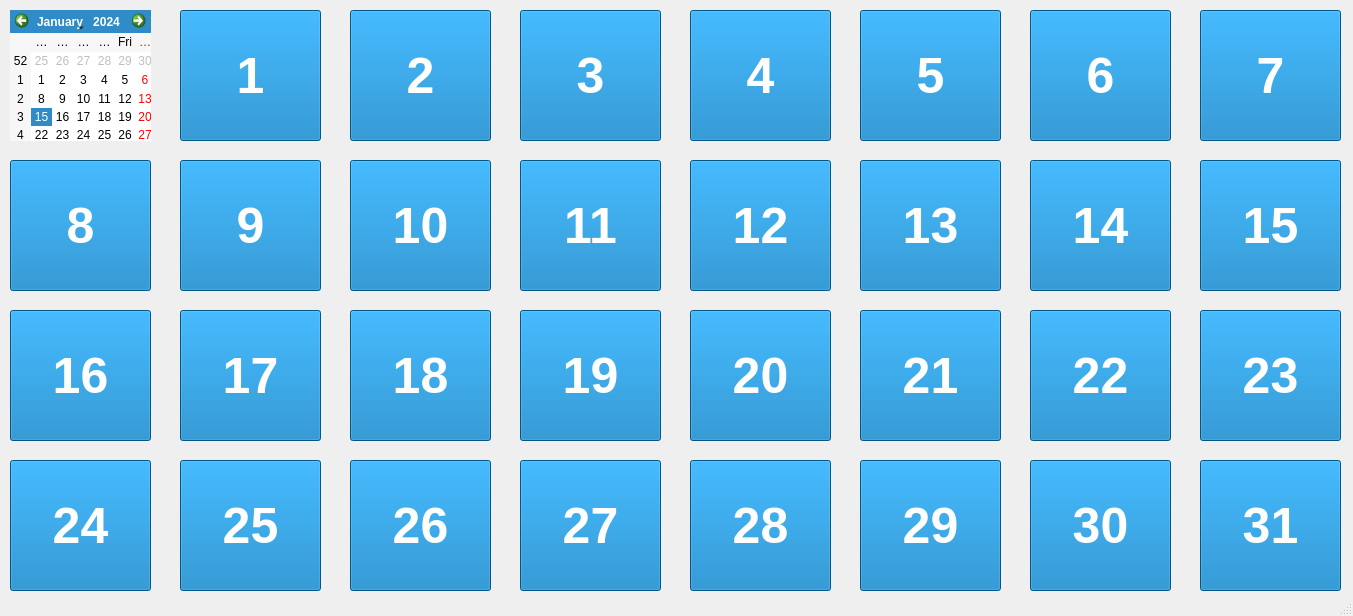
<?xml version="1.0" encoding="UTF-8"?>
<ui version="4.0">
 <class>Reserva</class>
 <widget class="QMainWindow" name="Reserva">
  <property name="geometry">
   <rect>
    <x>0</x>
    <y>0</y>
    <width>1353</width>
    <height>616</height>
   </rect>
  </property>
  <property name="contextMenuPolicy">
   <enum>Qt::NoContextMenu</enum>
  </property>
  <property name="windowTitle">
   <string>Reserva</string>
  </property>
  <property name="styleSheet">
   <string notr="true">#btn1{ background: #0277BD; color: #fff; font-size: 50px;font-weight: bold;  }
#btn2{ background: #0277BD; color: #fff; font-size: 50px;font-weight: bold;  }#btn3{ background: #0277BD; color: #fff; font-size: 50px;font-weight: bold;  }#btn4{ background: #0277BD; color: #fff; font-size: 50px;font-weight: bold;  }#btn5{ background: #0277BD; color: #fff; font-size: 50px;font-weight: bold;  }#btn6{ background: #0277BD; color: #fff; font-size: 50px;font-weight: bold;  }#btn7{ background: #0277BD; color: #fff; font-size: 50px;font-weight: bold;  }#btn8{ background: #0277BD; color: #fff; font-size: 50px;font-weight: bold;  }#btn9{ background: #0277BD; color: #fff; font-size: 50px;font-weight: bold;  }#btn10{ background: #0277BD; color: #fff; font-size: 50px;font-weight: bold;  }#btn11{ background: #0277BD; color: #fff; font-size: 50px;font-weight: bold;  }#btn12{ background: #0277BD; color: #fff; font-size: 50px;font-weight: bold;  }#btn13{ background: #0277BD; color: #fff; font-size: 50px;font-weight: bold;  }#btn14{ background: #0277BD; color: #fff; font-size: 50px;font-weight: bold;  }#btn15{ background: #0277BD; color: #fff; font-size: 50px;font-weight: bold;  }#btn16{ background: #0277BD; color: #fff; font-size: 50px;font-weight: bold;  }#btn17{ background: #0277BD; color: #fff; font-size: 50px;font-weight: bold;  }#btn18{ background: #0277BD; color: #fff; font-size: 50px;font-weight: bold;  }#btn19{ background: #0277BD; color: #fff; font-size: 50px;font-weight: bold;  }#btn20{ background: #0277BD; color: #fff; font-size: 50px;font-weight: bold;  }#btn21{ background: #0277BD; color: #fff; font-size: 50px;font-weight: bold;  }#btn22{ background: #0277BD; color: #fff; font-size: 50px;font-weight: bold;  }#btn23{ background: #0277BD; color: #fff; font-size: 50px;font-weight: bold;  }#btn24{ background: #0277BD; color: #fff; font-size: 50px;font-weight: bold;  }#btn25{ background: #0277BD; color: #fff; font-size: 50px;font-weight: bold;  }#btn26{ background: #0277BD; color: #fff; font-size: 50px;font-weight: bold;  }#btn27{ background: #0277BD; color: #fff; font-size: 50px;font-weight: bold;  }#btn28{ background: #0277BD; color: #fff; font-size: 50px;font-weight: bold;  }#btn29{ background: #0277BD; color: #fff; font-size: 50px;font-weight: bold;  }#btn30{ background: #0277BD; color: #fff; font-size: 50px;font-weight: bold;  }#btn31{ background: #0277BD; color: #fff; font-size: 50px;font-weight: bold;  }</string>
  </property>
  <widget class="QWidget" name="centralwidget">
   <widget class="QPushButton" name="btn1">
    <property name="geometry">
     <rect>
      <x>180</x>
      <y>10</y>
      <width>141</width>
      <height>131</height>
     </rect>
    </property>
    <property name="font">
     <font>
      <pointsize>-1</pointsize>
      <weight>75</weight>
      <bold>true</bold>
     </font>
    </property>
    <property name="text">
     <string>1</string>
    </property>
   </widget>
   <widget class="QCalendarWidget" name="calendarWidget">
    <property name="geometry">
     <rect>
      <x>10</x>
      <y>10</y>
      <width>141</width>
      <height>131</height>
     </rect>
    </property>
   </widget>
   <widget class="QPushButton" name="btn3">
    <property name="geometry">
     <rect>
      <x>520</x>
      <y>10</y>
      <width>141</width>
      <height>131</height>
     </rect>
    </property>
    <property name="font">
     <font>
      <pointsize>-1</pointsize>
      <weight>75</weight>
      <bold>true</bold>
     </font>
    </property>
    <property name="text">
     <string>3</string>
    </property>
   </widget>
   <widget class="QPushButton" name="btn4">
    <property name="geometry">
     <rect>
      <x>690</x>
      <y>10</y>
      <width>141</width>
      <height>131</height>
     </rect>
    </property>
    <property name="font">
     <font>
      <pointsize>-1</pointsize>
      <weight>75</weight>
      <bold>true</bold>
     </font>
    </property>
    <property name="text">
     <string>4</string>
    </property>
   </widget>
   <widget class="QPushButton" name="btn5">
    <property name="geometry">
     <rect>
      <x>860</x>
      <y>10</y>
      <width>141</width>
      <height>131</height>
     </rect>
    </property>
    <property name="font">
     <font>
      <pointsize>-1</pointsize>
      <weight>75</weight>
      <bold>true</bold>
     </font>
    </property>
    <property name="text">
     <string>5</string>
    </property>
   </widget>
   <widget class="QPushButton" name="btn6">
    <property name="geometry">
     <rect>
      <x>1030</x>
      <y>10</y>
      <width>141</width>
      <height>131</height>
     </rect>
    </property>
    <property name="font">
     <font>
      <pointsize>-1</pointsize>
      <weight>75</weight>
      <bold>true</bold>
     </font>
    </property>
    <property name="text">
     <string>6</string>
    </property>
   </widget>
   <widget class="QPushButton" name="btn12">
    <property name="geometry">
     <rect>
      <x>690</x>
      <y>160</y>
      <width>141</width>
      <height>131</height>
     </rect>
    </property>
    <property name="font">
     <font>
      <pointsize>-1</pointsize>
      <weight>75</weight>
      <bold>true</bold>
     </font>
    </property>
    <property name="text">
     <string>12</string>
    </property>
   </widget>
   <widget class="QPushButton" name="btn10">
    <property name="geometry">
     <rect>
      <x>350</x>
      <y>160</y>
      <width>141</width>
      <height>131</height>
     </rect>
    </property>
    <property name="font">
     <font>
      <pointsize>-1</pointsize>
      <weight>75</weight>
      <bold>true</bold>
     </font>
    </property>
    <property name="text">
     <string>10</string>
    </property>
   </widget>
   <widget class="QPushButton" name="btn11">
    <property name="geometry">
     <rect>
      <x>520</x>
      <y>160</y>
      <width>141</width>
      <height>131</height>
     </rect>
    </property>
    <property name="font">
     <font>
      <pointsize>-1</pointsize>
      <weight>75</weight>
      <bold>true</bold>
     </font>
    </property>
    <property name="text">
     <string>11</string>
    </property>
   </widget>
   <widget class="QPushButton" name="btn8">
    <property name="geometry">
     <rect>
      <x>10</x>
      <y>160</y>
      <width>141</width>
      <height>131</height>
     </rect>
    </property>
    <property name="font">
     <font>
      <pointsize>-1</pointsize>
      <weight>75</weight>
      <bold>true</bold>
     </font>
    </property>
    <property name="text">
     <string>8</string>
    </property>
   </widget>
   <widget class="QPushButton" name="btn9">
    <property name="geometry">
     <rect>
      <x>180</x>
      <y>160</y>
      <width>141</width>
      <height>131</height>
     </rect>
    </property>
    <property name="font">
     <font>
      <pointsize>-1</pointsize>
      <weight>75</weight>
      <bold>true</bold>
     </font>
    </property>
    <property name="text">
     <string>9</string>
    </property>
   </widget>
   <widget class="QPushButton" name="btn20">
    <property name="geometry">
     <rect>
      <x>690</x>
      <y>310</y>
      <width>141</width>
      <height>131</height>
     </rect>
    </property>
    <property name="font">
     <font>
      <pointsize>-1</pointsize>
      <weight>75</weight>
      <bold>true</bold>
     </font>
    </property>
    <property name="text">
     <string>20</string>
    </property>
   </widget>
   <widget class="QPushButton" name="btn18">
    <property name="geometry">
     <rect>
      <x>350</x>
      <y>310</y>
      <width>141</width>
      <height>131</height>
     </rect>
    </property>
    <property name="font">
     <font>
      <pointsize>-1</pointsize>
      <weight>75</weight>
      <bold>true</bold>
     </font>
    </property>
    <property name="text">
     <string>18</string>
    </property>
   </widget>
   <widget class="QPushButton" name="btn19">
    <property name="geometry">
     <rect>
      <x>520</x>
      <y>310</y>
      <width>141</width>
      <height>131</height>
     </rect>
    </property>
    <property name="font">
     <font>
      <pointsize>-1</pointsize>
      <weight>75</weight>
      <bold>true</bold>
     </font>
    </property>
    <property name="text">
     <string>19</string>
    </property>
   </widget>
   <widget class="QPushButton" name="btn16">
    <property name="geometry">
     <rect>
      <x>10</x>
      <y>310</y>
      <width>141</width>
      <height>131</height>
     </rect>
    </property>
    <property name="font">
     <font>
      <pointsize>-1</pointsize>
      <weight>75</weight>
      <bold>true</bold>
     </font>
    </property>
    <property name="text">
     <string>16</string>
    </property>
   </widget>
   <widget class="QPushButton" name="btn17">
    <property name="geometry">
     <rect>
      <x>180</x>
      <y>310</y>
      <width>141</width>
      <height>131</height>
     </rect>
    </property>
    <property name="font">
     <font>
      <pointsize>-1</pointsize>
      <weight>75</weight>
      <bold>true</bold>
     </font>
    </property>
    <property name="text">
     <string>17</string>
    </property>
   </widget>
   <widget class="QPushButton" name="btn14">
    <property name="geometry">
     <rect>
      <x>1030</x>
      <y>160</y>
      <width>141</width>
      <height>131</height>
     </rect>
    </property>
    <property name="font">
     <font>
      <pointsize>-1</pointsize>
      <weight>75</weight>
      <bold>true</bold>
     </font>
    </property>
    <property name="text">
     <string>14</string>
    </property>
   </widget>
   <widget class="QPushButton" name="btn13">
    <property name="geometry">
     <rect>
      <x>860</x>
      <y>160</y>
      <width>141</width>
      <height>131</height>
     </rect>
    </property>
    <property name="font">
     <font>
      <pointsize>-1</pointsize>
      <weight>75</weight>
      <bold>true</bold>
     </font>
    </property>
    <property name="text">
     <string>13</string>
    </property>
   </widget>
   <widget class="QPushButton" name="btn22">
    <property name="geometry">
     <rect>
      <x>1030</x>
      <y>310</y>
      <width>141</width>
      <height>131</height>
     </rect>
    </property>
    <property name="font">
     <font>
      <pointsize>-1</pointsize>
      <weight>75</weight>
      <bold>true</bold>
     </font>
    </property>
    <property name="text">
     <string>22</string>
    </property>
   </widget>
   <widget class="QPushButton" name="btn21">
    <property name="geometry">
     <rect>
      <x>860</x>
      <y>310</y>
      <width>141</width>
      <height>131</height>
     </rect>
    </property>
    <property name="font">
     <font>
      <pointsize>-1</pointsize>
      <weight>75</weight>
      <bold>true</bold>
     </font>
    </property>
    <property name="text">
     <string>21</string>
    </property>
   </widget>
   <widget class="QPushButton" name="btn7">
    <property name="geometry">
     <rect>
      <x>1200</x>
      <y>10</y>
      <width>141</width>
      <height>131</height>
     </rect>
    </property>
    <property name="font">
     <font>
      <pointsize>-1</pointsize>
      <weight>75</weight>
      <bold>true</bold>
     </font>
    </property>
    <property name="text">
     <string>7</string>
    </property>
   </widget>
   <widget class="QPushButton" name="btn15">
    <property name="geometry">
     <rect>
      <x>1200</x>
      <y>160</y>
      <width>141</width>
      <height>131</height>
     </rect>
    </property>
    <property name="font">
     <font>
      <pointsize>-1</pointsize>
      <weight>75</weight>
      <bold>true</bold>
     </font>
    </property>
    <property name="text">
     <string>15</string>
    </property>
   </widget>
   <widget class="QPushButton" name="btn23">
    <property name="geometry">
     <rect>
      <x>1200</x>
      <y>310</y>
      <width>141</width>
      <height>131</height>
     </rect>
    </property>
    <property name="font">
     <font>
      <pointsize>-1</pointsize>
      <weight>75</weight>
      <bold>true</bold>
     </font>
    </property>
    <property name="text">
     <string>23</string>
    </property>
   </widget>
   <widget class="QPushButton" name="btn2">
    <property name="geometry">
     <rect>
      <x>350</x>
      <y>10</y>
      <width>141</width>
      <height>131</height>
     </rect>
    </property>
    <property name="font">
     <font>
      <pointsize>-1</pointsize>
      <weight>75</weight>
      <bold>true</bold>
     </font>
    </property>
    <property name="text">
     <string>2</string>
    </property>
   </widget>
   <widget class="QPushButton" name="btn29">
    <property name="geometry">
     <rect>
      <x>860</x>
      <y>460</y>
      <width>141</width>
      <height>131</height>
     </rect>
    </property>
    <property name="font">
     <font>
      <pointsize>-1</pointsize>
      <weight>75</weight>
      <bold>true</bold>
     </font>
    </property>
    <property name="text">
     <string>29</string>
    </property>
   </widget>
   <widget class="QPushButton" name="btn26">
    <property name="geometry">
     <rect>
      <x>350</x>
      <y>460</y>
      <width>141</width>
      <height>131</height>
     </rect>
    </property>
    <property name="font">
     <font>
      <pointsize>-1</pointsize>
      <weight>75</weight>
      <bold>true</bold>
     </font>
    </property>
    <property name="text">
     <string>26</string>
    </property>
   </widget>
   <widget class="QPushButton" name="btn31">
    <property name="geometry">
     <rect>
      <x>1200</x>
      <y>460</y>
      <width>141</width>
      <height>131</height>
     </rect>
    </property>
    <property name="font">
     <font>
      <pointsize>-1</pointsize>
      <weight>75</weight>
      <bold>true</bold>
     </font>
    </property>
    <property name="text">
     <string>31</string>
    </property>
   </widget>
   <widget class="QPushButton" name="btn30">
    <property name="geometry">
     <rect>
      <x>1030</x>
      <y>460</y>
      <width>141</width>
      <height>131</height>
     </rect>
    </property>
    <property name="font">
     <font>
      <pointsize>-1</pointsize>
      <weight>75</weight>
      <bold>true</bold>
     </font>
    </property>
    <property name="text">
     <string>30</string>
    </property>
   </widget>
   <widget class="QPushButton" name="btn24">
    <property name="geometry">
     <rect>
      <x>10</x>
      <y>460</y>
      <width>141</width>
      <height>131</height>
     </rect>
    </property>
    <property name="font">
     <font>
      <pointsize>-1</pointsize>
      <weight>75</weight>
      <bold>true</bold>
     </font>
    </property>
    <property name="text">
     <string>24</string>
    </property>
   </widget>
   <widget class="QPushButton" name="btn28">
    <property name="geometry">
     <rect>
      <x>690</x>
      <y>460</y>
      <width>141</width>
      <height>131</height>
     </rect>
    </property>
    <property name="font">
     <font>
      <pointsize>-1</pointsize>
      <weight>75</weight>
      <bold>true</bold>
     </font>
    </property>
    <property name="text">
     <string>28</string>
    </property>
   </widget>
   <widget class="QPushButton" name="btn25">
    <property name="geometry">
     <rect>
      <x>180</x>
      <y>460</y>
      <width>141</width>
      <height>131</height>
     </rect>
    </property>
    <property name="font">
     <font>
      <pointsize>-1</pointsize>
      <weight>75</weight>
      <bold>true</bold>
     </font>
    </property>
    <property name="text">
     <string>25</string>
    </property>
   </widget>
   <widget class="QPushButton" name="btn27">
    <property name="geometry">
     <rect>
      <x>520</x>
      <y>460</y>
      <width>141</width>
      <height>131</height>
     </rect>
    </property>
    <property name="font">
     <font>
      <pointsize>-1</pointsize>
      <weight>75</weight>
      <bold>true</bold>
     </font>
    </property>
    <property name="text">
     <string>27</string>
    </property>
   </widget>
  </widget>
  <widget class="QStatusBar" name="statusbar"/>
 </widget>
 <resources/>
 <connections/>
</ui>
